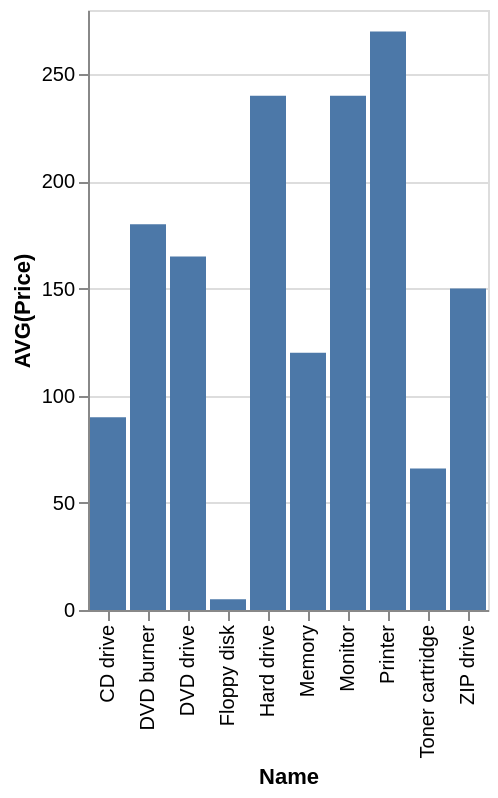

Source (Vega-Lite JSON):
### Vega-Lite specification from a JSON file in a GitHub repository (floating-point values rounded to 4 significant figures)
{"data": {"values": [{"x_data": "CD drive", "y_data": 90}, {"x_data": "DVD burner", "y_data": 180}, {"x_data": "DVD drive", "y_data": 165}, {"x_data": "Floppy disk", "y_data": 5}, {"x_data": "Hard drive", "y_data": 240}, {"x_data": "Memory", "y_data": 120}, {"x_data": "Monitor", "y_data": 240}, {"x_data": "Printer", "y_data": 270}, {"x_data": "Toner cartridge", "y_data": 66}, {"x_data": "ZIP drive", "y_data": 150}]}, "mark": "bar", "encoding": {"x": {"field": "x_data", "type": "nominal", "title": "Name", "sort": "ascending"}, "y": {"field": "y_data", "type": "quantitative", "title": "AVG(Price)"}}}
